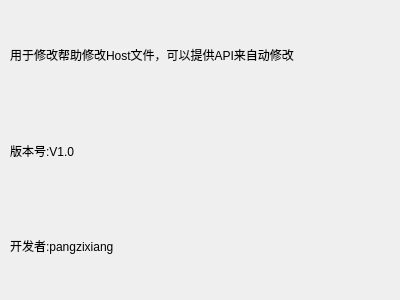
<?xml version="1.0" encoding="UTF-8"?>
<ui version="4.0">
 <class>About</class>
 <widget class="QDialog" name="About">
  <property name="geometry">
   <rect>
    <x>0</x>
    <y>0</y>
    <width>400</width>
    <height>300</height>
   </rect>
  </property>
  <property name="windowTitle">
   <string>About</string>
  </property>
  <widget class="QWidget" name="verticalLayoutWidget">
   <property name="geometry">
    <rect>
     <x>10</x>
     <y>10</y>
     <width>381</width>
     <height>281</height>
    </rect>
   </property>
   <layout class="QVBoxLayout" name="verticalLayout">
    <item>
     <widget class="QLabel" name="label">
      <property name="text">
       <string>用于修改帮助修改Host文件，可以提供API来自动修改</string>
      </property>
     </widget>
    </item>
    <item>
     <widget class="QLabel" name="label_2">
      <property name="text">
       <string>版本号:V1.0</string>
      </property>
     </widget>
    </item>
    <item>
     <widget class="QLabel" name="label_3">
      <property name="text">
       <string>开发者:pangzixiang</string>
      </property>
     </widget>
    </item>
   </layout>
  </widget>
 </widget>
 <resources/>
 <connections/>
</ui>
